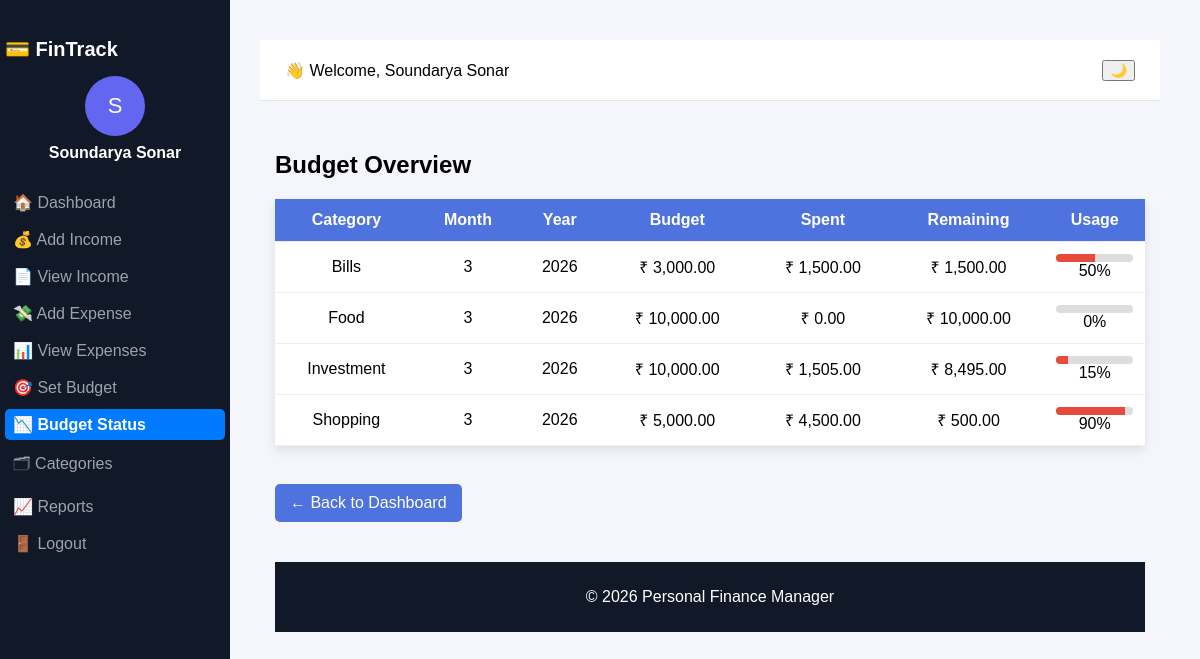
Page /budget/view_budget.php (signed in) on the committed database.
### tables this page shows
CREATE TABLE `budgets` (
  `budget_id` int(11) NOT NULL,
  `user_id` int(11) DEFAULT NULL,
  `category_id` int(11) DEFAULT NULL,
  `monthly_limit` decimal(10,2) DEFAULT NULL,
  `month` int(11) DEFAULT NULL,
  `year` int(11) DEFAULT NULL
);

CREATE TABLE `categories` (
  `category_id` int(11) NOT NULL,
  `category_name` varchar(100) DEFAULT NULL,
  `type` enum('income','expense') DEFAULT 'expense',
  `user_id` int(11) DEFAULT NULL
);

### budget/view_budget.php (the view, shortened to what this page needs)
<?php
require_once __DIR__ . "/../db/connection.php";
include("../includes/header.php");
$user_id = $_SESSION['user_id'];
$query = mysqli_query($conn,"
SELECT b.*, c.category_name,
IFNULL(SUM(e.amount),0) AS spent
FROM budgets b
JOIN categories c ON b.category_id = c.category_id
LEFT JOIN expenses e
ON e.category_id=b.category_id
AND MONTH(e.date)=b.month
AND YEAR(e.date)=b.year
AND e.user_id=b.user_id
WHERE b.user_id='$user_id'
GROUP BY b.budget_id
ORDER BY b.year DESC, b.month DESC
");
?>
<!DOCTYPE html>
<html>
<head>
</head>
<body>
<div class="layout">
<?php include("../includes/sidebar.php"); ?>
<div class="main">
<?php include("../includes/topbar.php"); ?>
<div class="content">
<h2>Budget Overview</h2>
<table>
<tr>
<th>Category</th>
<th>Month</th>
<th>Year</th>
<th>Budget</th>
<th>Spent</th>
<th>Remaining</th>
<th>Usage</th>
</tr>
<?php while($row=mysqli_fetch_assoc($query)){
$remaining = $row['monthly_limit'] - $row['spent'];
$percent = ($row['spent']/$row['monthly_limit'])*100;
?>
<tr>
<td><?php echo htmlspecialchars($row['category_name']) ?></td>
<td><?php echo htmlspecialchars($row['month']) ?></td>
<td><?php echo htmlspecialchars($row['year']) ?></td>
<td>₹ <?php echo number_format($row['monthly_limit'],2) ?></td>
<td>₹ <?php echo number_format($row['spent'],2) ?></td>
<td>₹ <?php echo number_format($remaining,2) ?></td>
<td>
<div class="progress">
<div class="bar" style="width:<?php echo $percent ?>%"></div>
</div>
<?php echo round($percent) ?>%
</td>
</tr>
<?php } ?>
</table>
<br>
<a class="back" href="../dashboard.php">← Back to Dashboard</a>
<?php include("../includes/footer.php"); ?>
</body>
</html>

### css/style.css (style rules this page uses)
body { font-family:Arial, Helvetica, sans-serif; margin:0; background:#f4f6fb; }
.layout { display:flex; min-height:100vh; }
.main { margin-left:220px; width:calc(100% - 220px); min-height:100vh; }
.content { padding:15px; }
table { width:100%; border-collapse:collapse; background:white; }
th,td { padding:8px; border-bottom:1px solid #eee; text-align:center; }
th { background:#6366f1; color:white; }
.progress { height:100%; transition:0.4s; }

### budget/view_budget.php (style rules this page uses)
body { font-family:Arial; background:#f4f6fb; padding:40px; }
table { width:100%; border-collapse:collapse; background:white; box-shadow:0 4px 10px rgba(0,0,0,0.1); }
th,td { padding:12px; text-align:center; border-bottom:1px solid #eee; }
th { background:#4e73df; color:white; }
.progress { height:8px; background:#ddd; border-radius:5px; overflow:hidden; }
.bar { height:100%; background:#e74a3b; }
.back { display:inline-block; margin-top:20px; text-decoration:none; background:#4e73df; color:white; padding:10px 15px; border-radius:5px; }

### rows in the picture
budgets: category.category_name "Bills", month "3", year "2026", monthly_limit "3,000.00", spent "1,500.00", remaining "1,500.00", percent "50"
budgets: category.category_name "Food", month "3", year "2026", monthly_limit "10,000.00", spent "0.00", remaining "10,000.00", percent "0"
budgets: category.category_name "Investment", month "3", year "2026", monthly_limit "10,000.00", spent "1,505.00", remaining "8,495.00", $percent 15.05 (drawn), percent "15"
budgets: category.category_name "Shopping", month "3", year "2026", monthly_limit "5,000.00", spent "4,500.00", remaining "500.00", percent "90"

### other values in the picture
substr($_SESSION['name'],0,1) "S"
$_SESSION['name'] "Soundarya Sonar"
$name "Soundarya Sonar"
